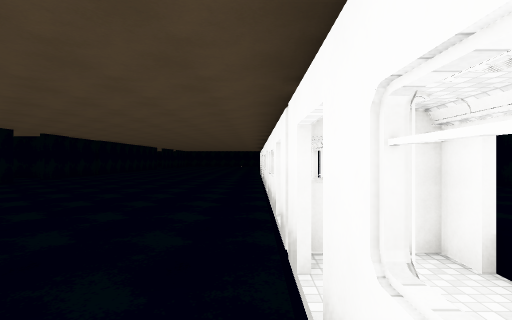
View 1 (above)

16 first-person views from a walk through a 3-D level made in the Unity game engine. The camera is 1.4 m above the floor, looks level and sees 85° across. The floor is counted in squares, 2 m on a side. Each view is taken from the middle of a square. On the plan, view 1 faces up. The plan holds only what a view shows up to about 9 squares ahead; the rest is blank. The place goes on beyond the plan. The player character is not drawn. Some animated figures are left out. Door leaves are left out, so doorways stand open. Surface patterns are stand-ins for the level's own textures.

View 2
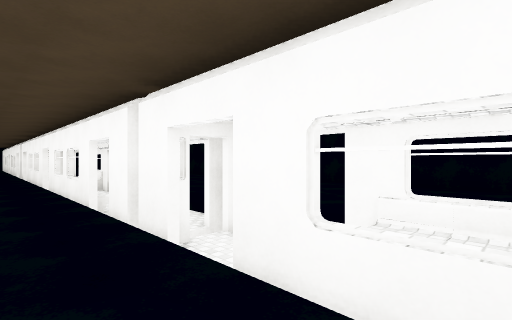

View 3
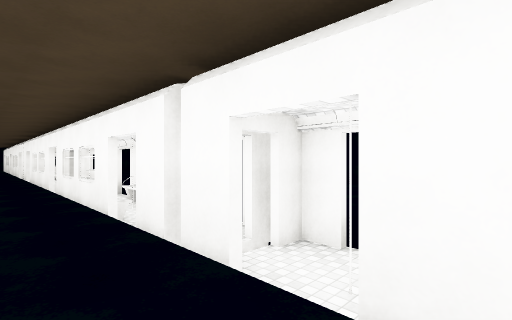

View 4
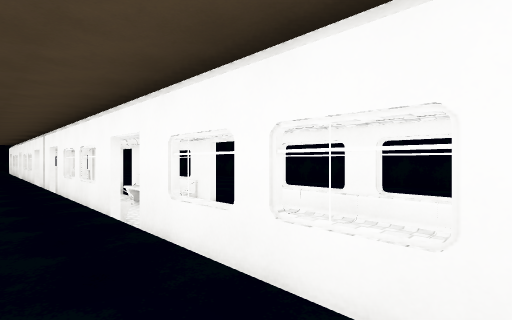

View 5
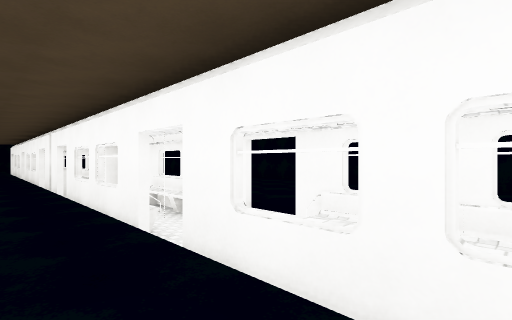

View 6
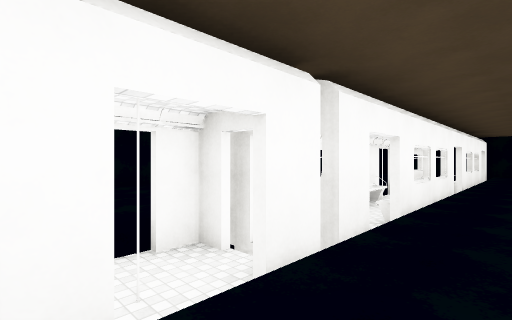

View 7
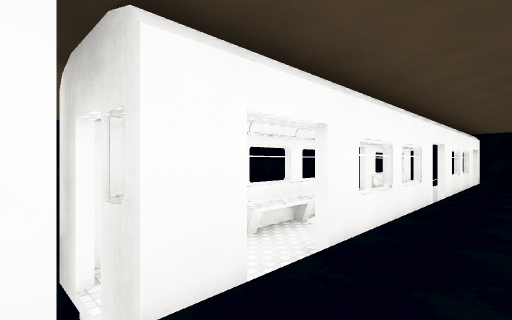

View 8
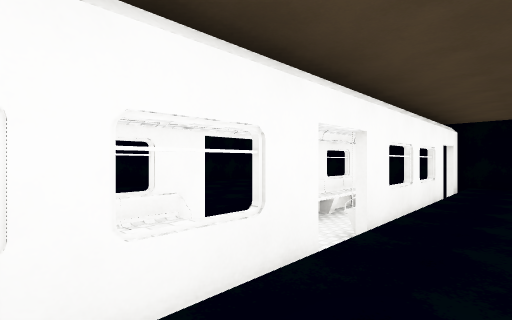

View 9
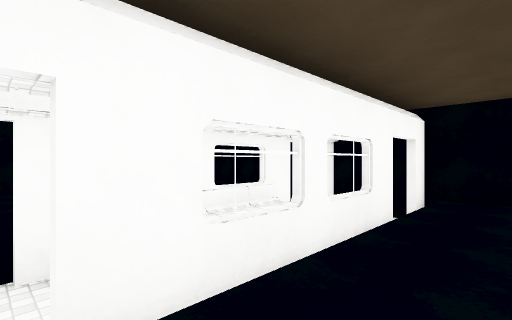

View 10
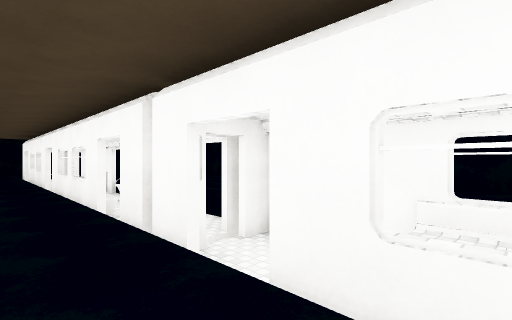

View 11
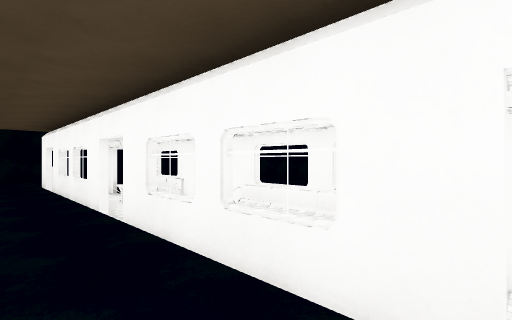

View 12
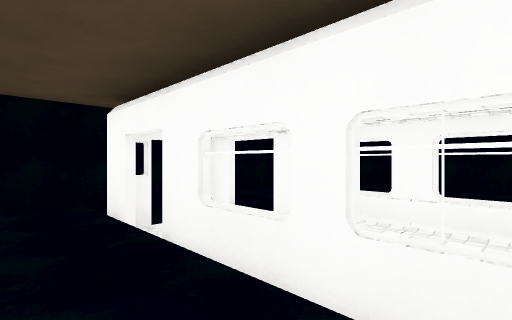

View 13
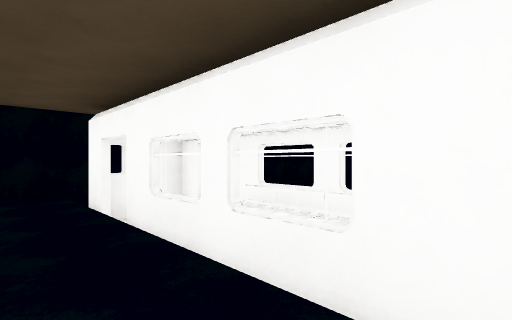

View 14
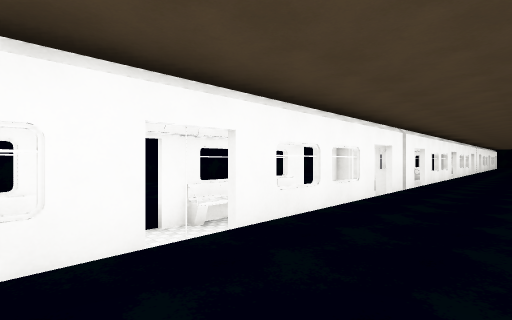

View 15
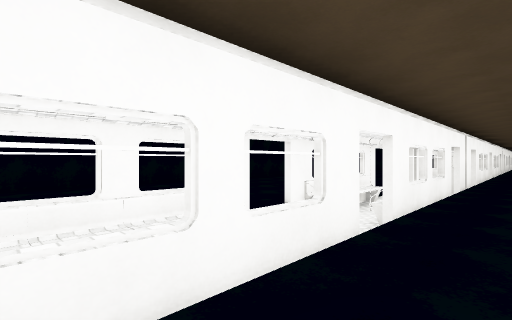

View 16
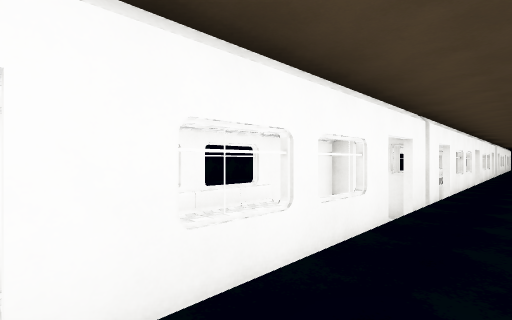

### Floor plan
Key: @ floor where view 1 was taken; # wall or solid block; . floor; D open door; = window, fence, low wall or low ledge; v drop or lower ground.
Columns run from 2 left of view 1 to 2 right of it. Each row starts with its distance up from view 1.
 29    DD
 28   D#D
 27   DvD
 26  ..##
 25   .##
 24 ...=#
 23  .D#D
 22  .DvD
 21   .##
 20   .##
 19   .##
 18  .DvD
 17   D#D
 16    DD
 15   DvD
 14   D#D
 13  ..=#
 12   .##
 11    ##
 10   DvD
  9   D#D
  8   .=#
  7  ..##
  6  ..##
  5   DvD
  4  . DD
  3   DDD
  2   DvD
  1  ..##
  0  .@##
 -1   .=#
 -2   D#D
 -3  .DvD
 -4   .##
 -5   .##
 -6   .=#
 -7   D#D
 -8   DvD
 -9   ###

Where each view was taken, in squares from view 1:
view 1: 0 up, 0 right, facing up
view 2: 0 up, 1 left, facing up-right
view 3: 1 up, 1 left, facing up-right
view 4: 6 up, 1 left, facing up-right
view 5: 7 up, 1 left, facing up-right
view 6: 6 up, 1 left, facing down-right
view 7: 4 up, 1 left, facing down-right
view 8: 0 up, 1 left, facing down-right
view 9: 3 down, 1 left, facing down-right
view 10: 13 up, 1 left, facing up-right
view 11: 18 up, 1 left, facing up-right
view 12: 24 up, 1 left, facing up-right
view 13: 23 up, 1 left, facing up-right
view 14: 24 up, 2 left, facing down-right
view 15: 26 up, 1 left, facing down-right
view 16: 22 up, 1 left, facing down-right
